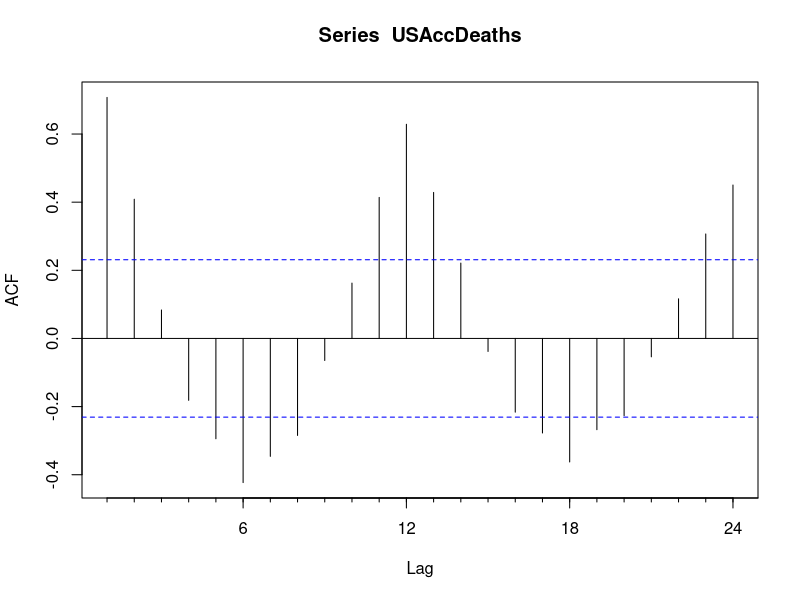
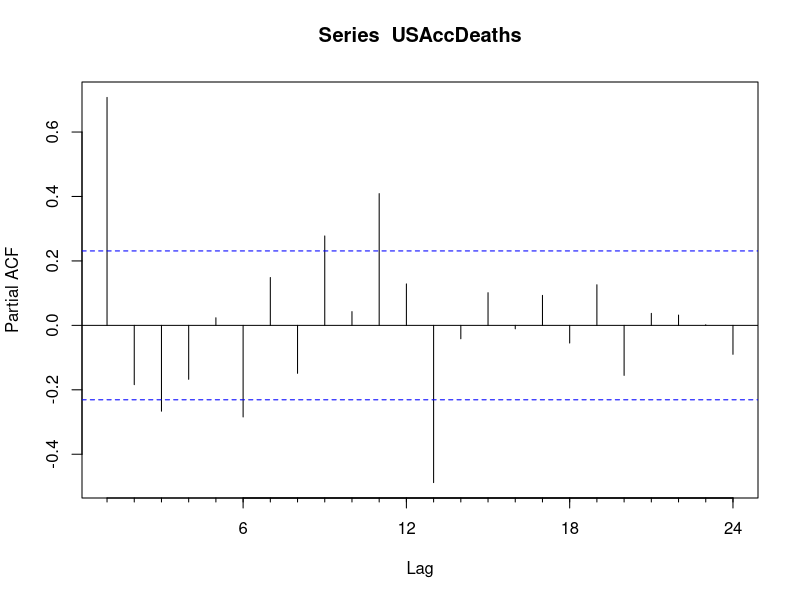
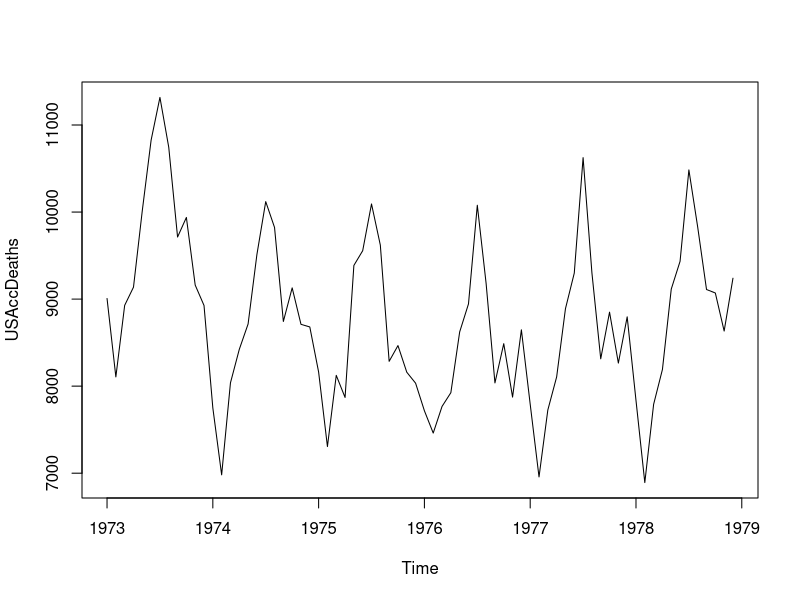
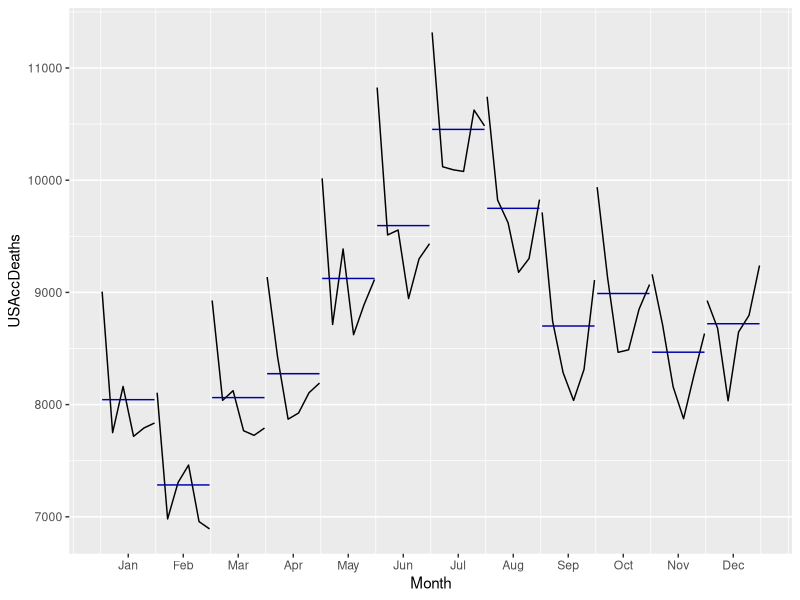
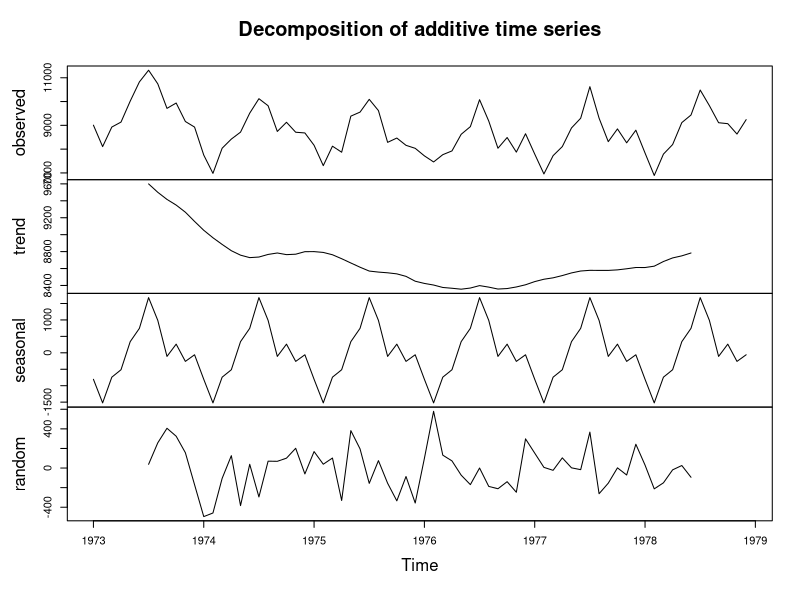
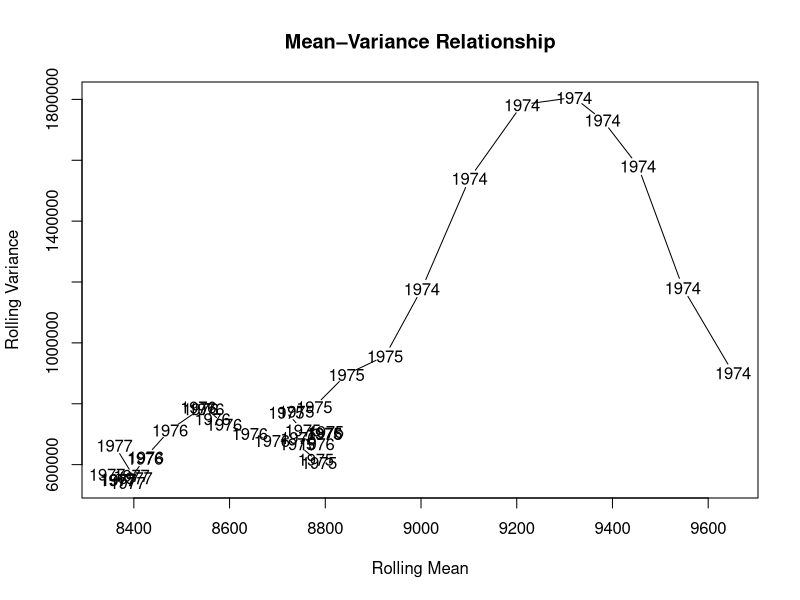
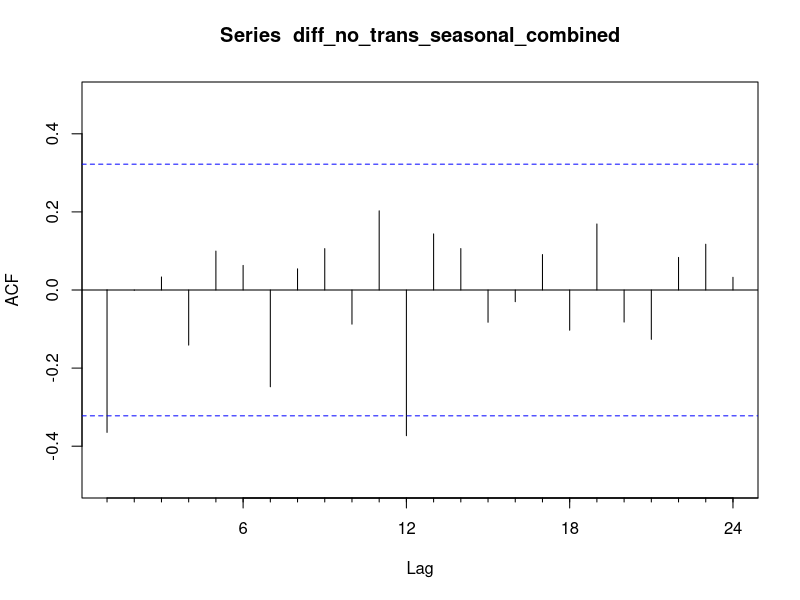
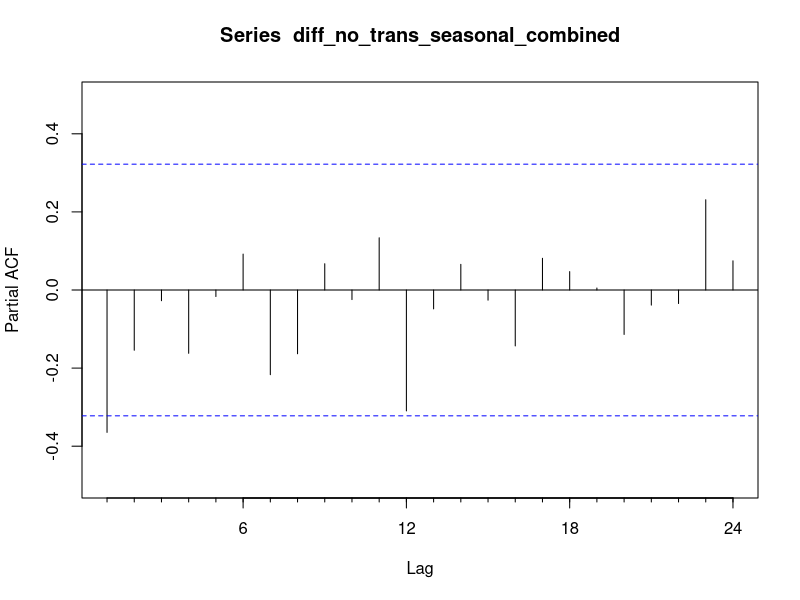

These figures' R source, in order:
library(tseries)
library(ggplot2)
library(gridExtra)
library(forecast)
library(zoo)
data("USAccDeaths")
Acf(USAccDeaths)
Pacf(USAccDeaths)
plot(USAccDeaths)
ggsubseriesplot(USAccDeaths)
a=decompose(USAccDeaths)
plot(a)
b=USAccDeaths
##Dividing the Dataset into training and Test data
n=length(b)
n_train=floor(0.7 * n)
n_test=n - n_train
train_ts= window(b, end = time(b)[n_train])
test_ts= window(b, start = time(b)[n_train + 1])
adf.test(train_ts)
kpss.test(train_ts)

##Checking Mean and variance to choose appropriate Transformation
roll_mean=rollapply(train_ts, width = 12, mean, align = "right", fill = NA)
roll_var=rollapply(train_ts, width = 12, var,  align = "right", fill = NA)
plot(roll_mean, roll_var,
     xlab = "Rolling Mean",
     ylab = "Rolling Variance",
     main = "Mean–Variance Relationship")

## Modeling fit M1 with no transformation
diff_no_trans_nonseasonal=diff(train_ts, differences = 1)
diff_no_trans_seasonal_combined=diff(diff_no_trans_nonseasonal, lag = 12, differences = 1)
Acf(diff_no_trans_seasonal_combined)
Pacf(diff_no_trans_seasonal_combined)
adf.test(diff_no_trans_seasonal_combined)
kpss.test(diff_no_trans_seasonal_combined)
M_1=Arima(train_ts, order = c(0, 1, 0), seasonal = list(order = c(0, 1, 1), period = 12))
summary(M_1)
checkresiduals(M_1) 

##Forecasting M1
z_1=forecast(M_1, h=length(test_ts))
w_1=z_1$mean
M_1_Prediction=w_1
plot(M_1_Prediction)

## as variance increases sharply we will use log transformation M2
log_transformed=log(train_ts)
Acf(log_transformed)
Pacf(log_transformed)
diff_log_nonseasonal=diff(log_transformed, differences = 1)
diff_log_seasonal_combined=diff(diff_log_nonseasonal, lag = 12, differences = 1)
Acf(diff_log_seasonal_combined)
Pacf(diff_log_seasonal_combined)
adf.test(diff_log_seasonal_combined)
kpss.test(diff_log_seasonal_combined)
M_2=Arima(log_transformed, order = c(0, 1, 0), seasonal = list(order = c(0, 1, 1), period = 12))
summary(M_2)
checkresiduals(M_2) 

##Forecasting M2
z_2=forecast(M_2, h=length(test_ts))
w_2=z_2$mean
M_2_Prediction=exp(w_2)
plot(M_2_Prediction)

##Box-cox transformation and Model Fitting for M3
L=BoxCox.lambda(train_ts)
transformed_b=BoxCox(train_ts,L)
Acf(transformed_b)
Pacf(transformed_b)
diff_b_nonseasonal=diff(transformed_b, differences = 1)
diff_b_seasonal_combined=diff(diff_b_nonseasonal, lag = 12, differences = 1)
Acf(diff_b_seasonal_combined)
Pacf(diff_b_seasonal_combined)
adf.test(diff_b_seasonal_combined)
kpss.test(diff_b_seasonal_combined)
M_3=Arima(transformed_b, order = c(1, 1, 0), seasonal = list(order = c(0, 1, 1), period = 12))
AIC(M_3)
BIC(M_3)
##AICc(M_3)
summary(M_3)
checkresiduals(M_3) 

##Forecasting M3
z_3=forecast(M_3, h=length(test_ts))
w_3=z_3$mean
M_3_Prediction=InvBoxCox(w_3,L)
plot(M_3_Prediction)

## Auto Arima for fitting M4
M_4=auto.arima(transformed_b)
summary(M_4)
checkresiduals(M_4)

##Forecasting M4
z_4=forecast(M_4, h=length(test_ts))
w_4=z_4$mean
M_4_Prediction=InvBoxCox(w_4,L)
plot(M_4_Prediction)

##Binding all data
cbind(test_ts,M_1_Prediction,M_2_Prediction,M_3_Prediction,M_4_Prediction )




